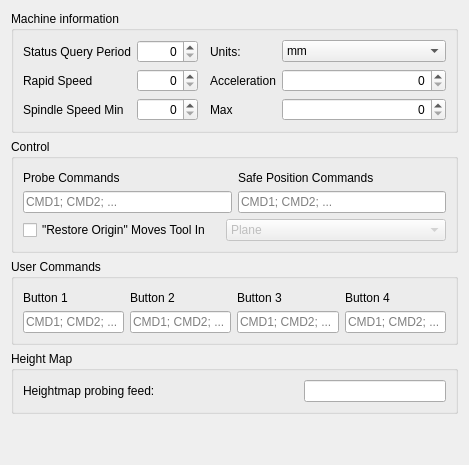
<?xml version="1.0" encoding="UTF-8"?>
<ui version="4.0">
 <class>MachineForm</class>
 <widget class="QWidget" name="MachineForm">
  <property name="geometry">
   <rect>
    <x>0</x>
    <y>0</y>
    <width>469</width>
    <height>465</height>
   </rect>
  </property>
  <property name="windowTitle">
   <string>Form</string>
  </property>
  <layout class="QVBoxLayout" name="verticalLayout">
   <item>
    <widget class="QGroupBox" name="grpGRBL">
     <property name="title">
      <string>Machine information</string>
     </property>
     <layout class="QVBoxLayout" name="verticalLayout_5">
      <item>
       <layout class="QGridLayout" name="gridLayout_2" columnstretch="0,0,0,0,0">
        <item row="2" column="3">
         <widget class="QLabel" name="label_13">
          <property name="text">
           <string>Max</string>
          </property>
         </widget>
        </item>
        <item row="1" column="4">
         <widget class="QSpinBox" name="txtAcceleration">
          <property name="alignment">
           <set>Qt::AlignRight|Qt::AlignTrailing|Qt::AlignVCenter</set>
          </property>
          <property name="buttonSymbols">
           <enum>QAbstractSpinBox::UpDownArrows</enum>
          </property>
          <property name="maximum">
           <number>99999</number>
          </property>
         </widget>
        </item>
        <item row="2" column="1">
         <widget class="QSpinBox" name="txtSpindleSpeedMin">
          <property name="alignment">
           <set>Qt::AlignRight|Qt::AlignTrailing|Qt::AlignVCenter</set>
          </property>
          <property name="buttonSymbols">
           <enum>QAbstractSpinBox::UpDownArrows</enum>
          </property>
          <property name="maximum">
           <number>99999</number>
          </property>
         </widget>
        </item>
        <item row="2" column="4">
         <widget class="QSpinBox" name="txtSpindleSpeedMax">
          <property name="alignment">
           <set>Qt::AlignRight|Qt::AlignTrailing|Qt::AlignVCenter</set>
          </property>
          <property name="buttonSymbols">
           <enum>QAbstractSpinBox::UpDownArrows</enum>
          </property>
          <property name="maximum">
           <number>99999</number>
          </property>
         </widget>
        </item>
        <item row="0" column="2">
         <spacer name="horizontalSpacer_6">
          <property name="orientation">
           <enum>Qt::Horizontal</enum>
          </property>
          <property name="sizeType">
           <enum>QSizePolicy::Fixed</enum>
          </property>
          <property name="sizeHint" stdset="0">
           <size>
            <width>6</width>
            <height>20</height>
           </size>
          </property>
         </spacer>
        </item>
        <item row="1" column="0">
         <widget class="QLabel" name="label_10">
          <property name="text">
           <string>Rapid Speed</string>
          </property>
         </widget>
        </item>
        <item row="1" column="1">
         <widget class="QSpinBox" name="txtRapidSpeed">
          <property name="alignment">
           <set>Qt::AlignRight|Qt::AlignTrailing|Qt::AlignVCenter</set>
          </property>
          <property name="buttonSymbols">
           <enum>QAbstractSpinBox::UpDownArrows</enum>
          </property>
          <property name="maximum">
           <number>99999</number>
          </property>
         </widget>
        </item>
        <item row="0" column="4">
         <widget class="QComboBox" name="cboUnits">
          <property name="sizePolicy">
           <sizepolicy hsizetype="Expanding" vsizetype="Fixed">
            <horstretch>0</horstretch>
            <verstretch>0</verstretch>
           </sizepolicy>
          </property>
          <item>
           <property name="text">
            <string>mm</string>
           </property>
          </item>
          <item>
           <property name="text">
            <string>inch</string>
           </property>
          </item>
         </widget>
        </item>
        <item row="1" column="3">
         <widget class="QLabel" name="label_14">
          <property name="text">
           <string>Acceleration</string>
          </property>
         </widget>
        </item>
        <item row="0" column="3">
         <widget class="QLabel" name="label_15">
          <property name="text">
           <string>Units:</string>
          </property>
         </widget>
        </item>
        <item row="0" column="0">
         <widget class="QLabel" name="label_11">
          <property name="text">
           <string>Status Query Period</string>
          </property>
         </widget>
        </item>
        <item row="0" column="1">
         <widget class="QSpinBox" name="txtQueryStateTime">
          <property name="alignment">
           <set>Qt::AlignRight|Qt::AlignTrailing|Qt::AlignVCenter</set>
          </property>
          <property name="buttonSymbols">
           <enum>QAbstractSpinBox::UpDownArrows</enum>
          </property>
          <property name="maximum">
           <number>9999</number>
          </property>
         </widget>
        </item>
        <item row="2" column="0">
         <widget class="QLabel" name="label_12">
          <property name="text">
           <string>Spindle Speed Min</string>
          </property>
         </widget>
        </item>
       </layout>
      </item>
     </layout>
    </widget>
   </item>
   <item>
    <widget class="QGroupBox" name="groupBox_2">
     <property name="title">
      <string>Control</string>
     </property>
     <layout class="QVBoxLayout" name="verticalLayout_13">
      <item>
       <layout class="QHBoxLayout" name="horizontalLayout_9">
        <item>
         <layout class="QVBoxLayout" name="verticalLayout_6">
          <item>
           <widget class="QLabel" name="label_17">
            <property name="styleSheet">
             <string notr="true">padding-top: 3;</string>
            </property>
            <property name="text">
             <string>Probe Commands</string>
            </property>
            <property name="indent">
             <number>0</number>
            </property>
           </widget>
          </item>
          <item>
           <widget class="QLineEdit" name="txtTouchCommand">
            <property name="alignment">
             <set>Qt::AlignLeading|Qt::AlignLeft|Qt::AlignVCenter</set>
            </property>
            <property name="placeholderText">
             <string>CMD1; CMD2; ...</string>
            </property>
           </widget>
          </item>
         </layout>
        </item>
        <item>
         <layout class="QVBoxLayout" name="verticalLayout_9">
          <item>
           <widget class="QLabel" name="label_33">
            <property name="styleSheet">
             <string notr="true">padding-top: 3;</string>
            </property>
            <property name="text">
             <string>Safe Position Commands</string>
            </property>
            <property name="indent">
             <number>0</number>
            </property>
           </widget>
          </item>
          <item>
           <widget class="QLineEdit" name="txtSafeCommand">
            <property name="alignment">
             <set>Qt::AlignLeading|Qt::AlignLeft|Qt::AlignVCenter</set>
            </property>
            <property name="placeholderText">
             <string>CMD1; CMD2; ...</string>
            </property>
           </widget>
          </item>
         </layout>
        </item>
       </layout>
      </item>
      <item>
       <layout class="QGridLayout" name="gridLayout_4" columnstretch="0,1,2">
        <item row="3" column="0">
         <layout class="QHBoxLayout" name="horizontalLayout_8">
          <item>
           <widget class="QCheckBox" name="chkMoveOnRestore">
            <property name="sizePolicy">
             <sizepolicy hsizetype="Maximum" vsizetype="Fixed">
              <horstretch>0</horstretch>
              <verstretch>0</verstretch>
             </sizepolicy>
            </property>
            <property name="text">
             <string>&quot;Restore Origin&quot; Moves Tool In</string>
            </property>
           </widget>
          </item>
         </layout>
        </item>
        <item row="3" column="2">
         <widget class="QComboBox" name="cboRestoreMode">
          <property name="enabled">
           <bool>false</bool>
          </property>
          <item>
           <property name="text">
            <string>Plane</string>
           </property>
          </item>
          <item>
           <property name="text">
            <string>Space</string>
           </property>
          </item>
         </widget>
        </item>
        <item row="3" column="1">
         <spacer name="horizontalSpacer_16">
          <property name="orientation">
           <enum>Qt::Horizontal</enum>
          </property>
          <property name="sizeType">
           <enum>QSizePolicy::Fixed</enum>
          </property>
          <property name="sizeHint" stdset="0">
           <size>
            <width>9</width>
            <height>20</height>
           </size>
          </property>
         </spacer>
        </item>
       </layout>
      </item>
     </layout>
    </widget>
   </item>
   <item>
    <widget class="QGroupBox" name="groupBox_5">
     <property name="title">
      <string>User Commands</string>
     </property>
     <layout class="QHBoxLayout" name="horizontalLayout_10">
      <item>
       <layout class="QVBoxLayout" name="verticalLayout_12">
        <item>
         <widget class="QLabel" name="label_34">
          <property name="styleSheet">
           <string notr="true">padding-top: 3;</string>
          </property>
          <property name="text">
           <string>Button 1</string>
          </property>
          <property name="indent">
           <number>0</number>
          </property>
         </widget>
        </item>
        <item>
         <widget class="QLineEdit" name="txtUserCommand0">
          <property name="alignment">
           <set>Qt::AlignLeading|Qt::AlignLeft|Qt::AlignVCenter</set>
          </property>
          <property name="placeholderText">
           <string>CMD1; CMD2; ...</string>
          </property>
         </widget>
        </item>
       </layout>
      </item>
      <item>
       <layout class="QVBoxLayout" name="verticalLayout_14">
        <item>
         <widget class="QLabel" name="label_36">
          <property name="styleSheet">
           <string notr="true">padding-top: 3;</string>
          </property>
          <property name="text">
           <string>Button 2</string>
          </property>
          <property name="indent">
           <number>0</number>
          </property>
         </widget>
        </item>
        <item>
         <widget class="QLineEdit" name="txtUserCommand1">
          <property name="alignment">
           <set>Qt::AlignLeading|Qt::AlignLeft|Qt::AlignVCenter</set>
          </property>
          <property name="placeholderText">
           <string>CMD1; CMD2; ...</string>
          </property>
         </widget>
        </item>
       </layout>
      </item>
      <item>
       <layout class="QVBoxLayout" name="verticalLayout_15">
        <item>
         <widget class="QLabel" name="label_37">
          <property name="styleSheet">
           <string notr="true">padding-top: 3;</string>
          </property>
          <property name="text">
           <string>Button 3</string>
          </property>
          <property name="indent">
           <number>0</number>
          </property>
         </widget>
        </item>
        <item>
         <widget class="QLineEdit" name="txtUserCommand2">
          <property name="alignment">
           <set>Qt::AlignLeading|Qt::AlignLeft|Qt::AlignVCenter</set>
          </property>
          <property name="placeholderText">
           <string>CMD1; CMD2; ...</string>
          </property>
         </widget>
        </item>
       </layout>
      </item>
      <item>
       <layout class="QVBoxLayout" name="verticalLayout_16">
        <item>
         <widget class="QLabel" name="label_39">
          <property name="styleSheet">
           <string notr="true">padding-top: 3;</string>
          </property>
          <property name="text">
           <string>Button 4</string>
          </property>
          <property name="indent">
           <number>0</number>
          </property>
         </widget>
        </item>
        <item>
         <widget class="QLineEdit" name="txtUserCommand3">
          <property name="alignment">
           <set>Qt::AlignLeading|Qt::AlignLeft|Qt::AlignVCenter</set>
          </property>
          <property name="placeholderText">
           <string>CMD1; CMD2; ...</string>
          </property>
         </widget>
        </item>
       </layout>
      </item>
     </layout>
    </widget>
   </item>
   <item>
    <widget class="QGroupBox" name="groupBox_4">
     <property name="title">
      <string>Height Map</string>
     </property>
     <layout class="QVBoxLayout" name="verticalLayout_11">
      <item>
       <layout class="QGridLayout" name="gridLayout_9" columnstretch="0,0,0">
        <item row="3" column="2">
         <widget class="QLineEdit" name="txtHeightMapProbingFeed"/>
        </item>
        <item row="3" column="1">
         <spacer name="horizontalSpacer_8">
          <property name="orientation">
           <enum>Qt::Horizontal</enum>
          </property>
          <property name="sizeHint" stdset="0">
           <size>
            <width>40</width>
            <height>20</height>
           </size>
          </property>
         </spacer>
        </item>
        <item row="3" column="0">
         <widget class="QLabel" name="label_38">
          <property name="text">
           <string>Heightmap probing feed:</string>
          </property>
         </widget>
        </item>
       </layout>
      </item>
     </layout>
    </widget>
   </item>
   <item>
    <spacer name="verticalSpacer_4">
     <property name="orientation">
      <enum>Qt::Vertical</enum>
     </property>
     <property name="sizeHint" stdset="0">
      <size>
       <width>20</width>
       <height>6</height>
      </size>
     </property>
    </spacer>
   </item>
  </layout>
 </widget>
 <resources/>
 <connections/>
</ui>
